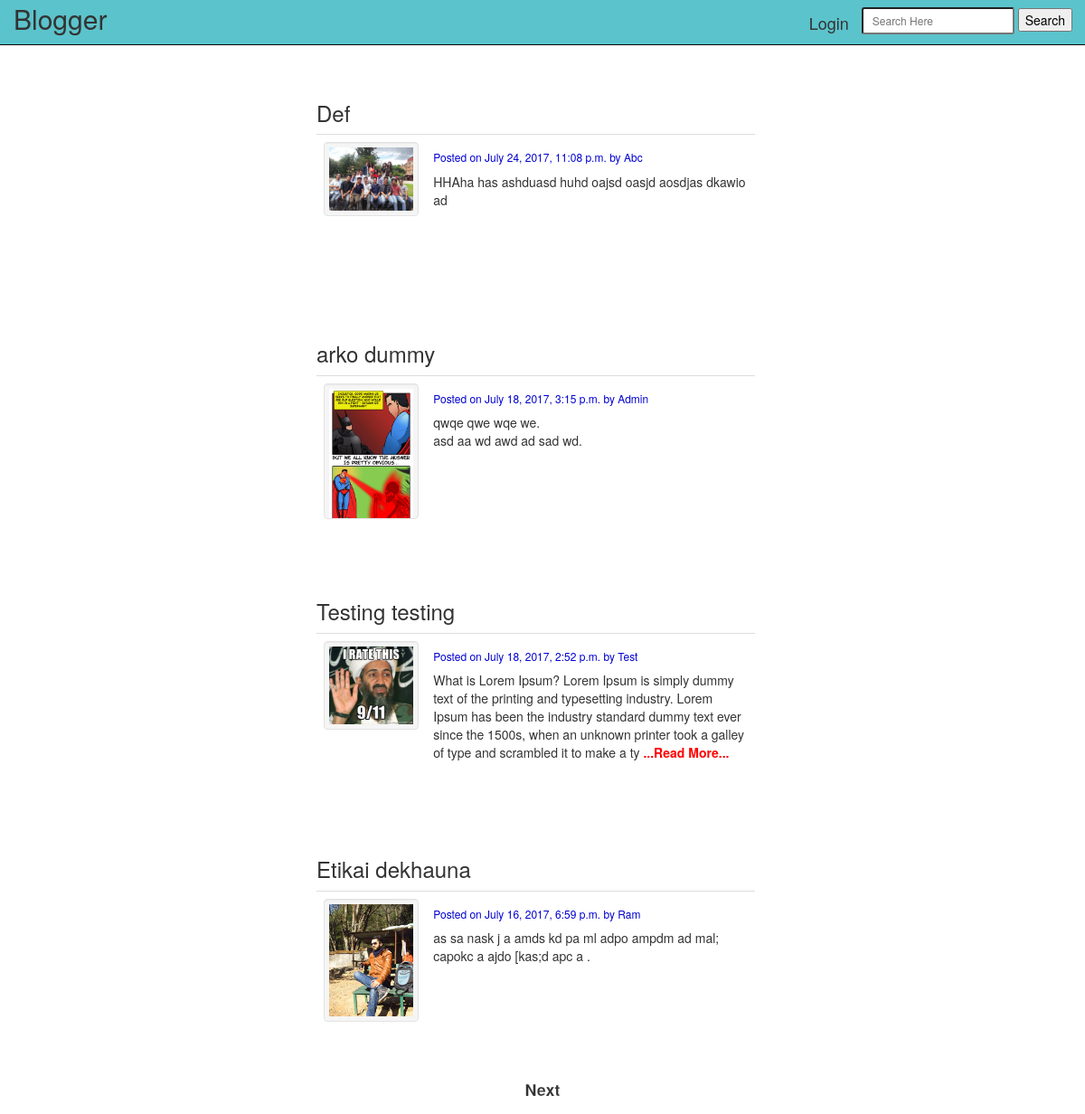
Before: / with the older database file.
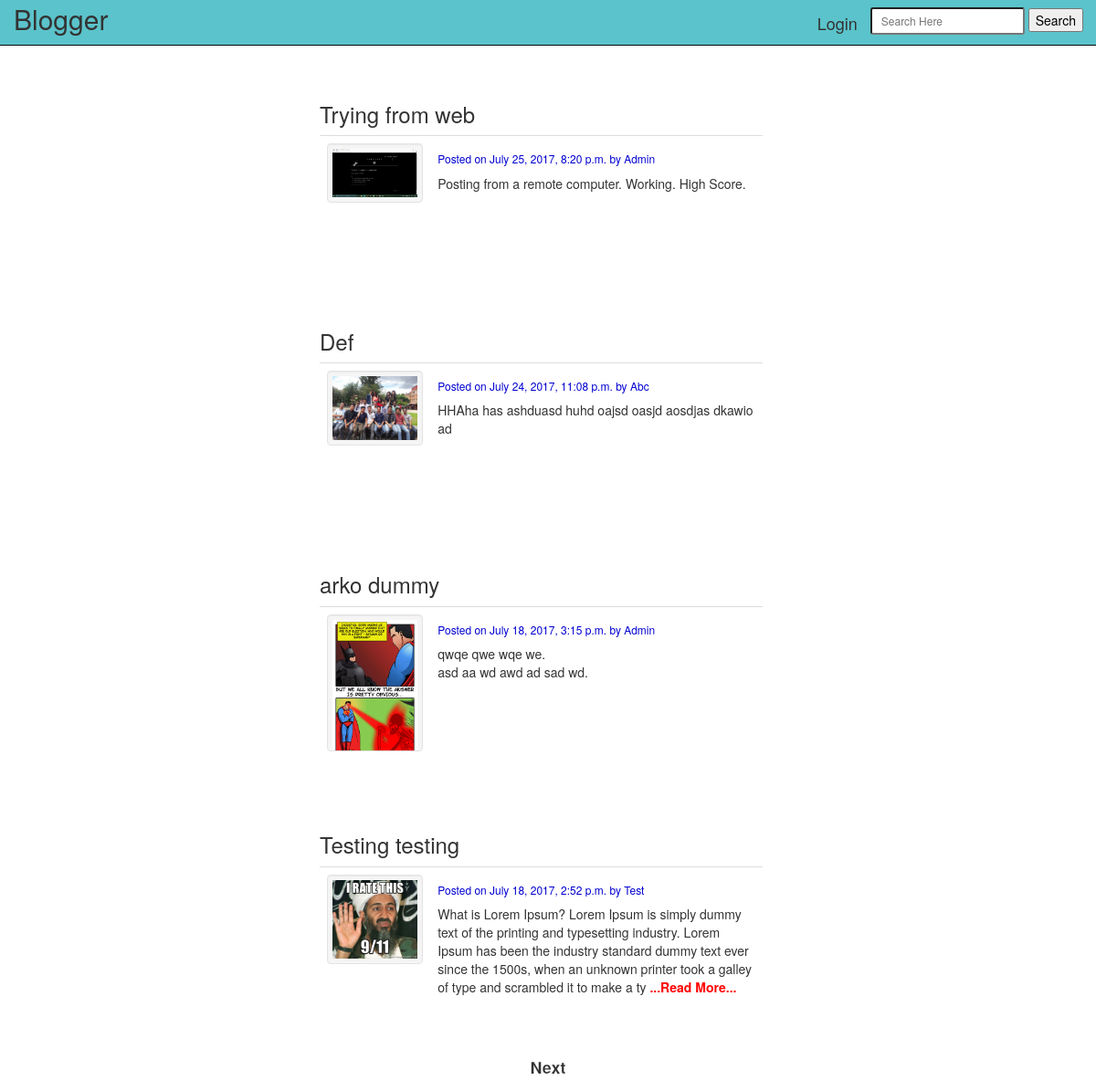
After: the same page with the newer database file.
### blog/models.py (models this page shows, shortened)
class post(models.Model):
	author = models.CharField(max_length=50)
	title = models.CharField(max_length=100)
	image= models.ImageField(null= True, blank= True, upload_to='images/', height_field=None, width_field=None)
	bodytext = models.TextField()
	timestamp = models.DateTimeField('date published')
	def get_absolute_url(self):
		return "/%s" %(self.id)

### blog/views.py (the view)
# urls.py: 2. Add a URL to urlpatterns:  url(r'^$', views.home, name='home')
def home(request):
    posts = post.objects.all().order_by('-timestamp')[:4]
    context = {
    'posts' : posts,
    'next': 2,
    'previous':0
    }
    return render(request,'index.html',context)

### blog/templates/index.html (shortened to what this page needs)
<!DOCTYPE html>
<html>
<head>
  <link rel="stylesheet" href="https://maxcdn.bootstrapcdn.com/bootstrap/3.3.5/css/bootstrap.min.css" type="text/css">
  <link rel="stylesheet" href="https://maxcdn.bootstrapcdn.com/font-awesome/4.4.0/css/font-awesome.min.css">
</head>
<body>
  <div class="nav-wrapper b">
    <nav class="nav navbar navbar-inverse navbar-fixed-top" style="background-color:rgba(50, 180, 190, 0.8);">
      <div class="container-fluid">
        <a href="/" style="font-size:30px;display:inline-block">Blogger</a>
        <ul class="nav navbar-nav navbar-right">
          <li style="display:inline-block; padding-right:1em; padding-top:2%; ">
            <h4> <a href='/admin'>Login</a><h4></li>
        <li style="padding-top:2.5%;">
          <form method="post" action="/search/" >{% csrf_token %}
            <input  id="find-sel" class="input-sm" type="text" name="keyword" placeholder="Search Here">
            <button type="submit" style="color:#000;display:inline-block; margin-right:1em">Search</button>
          </form>
        </li>
      </ul>
  </div>
</nav>
</div>
  <div class="container col-lg-6 " style="padding-top:4em " >
    {% for post in posts %}
      <div class="single" style="max-height:270px;overflow:hidden ">
        <a href="{{ post.get_absolute_url }}" <object><h3>{{post.title}}</h3></object>
        <table class="table">
          <tr>
        {% if post.image %}
        <td style="width:25%;"><div class="well" style="max-height:150px; overflow:hidden; padding:5px;"  >
          <img class="img-responsive" src="/media/{{post.image}}"></div>
        </td>
        {% endif %}
        <td>
          <p><h6 style="color:#0000d1">Posted on {{post.timestamp}} by {{post.author}}</h6></p>
          <p class='content'>{{post.bodytext|linebreaks|slice:":250"}} {% if post.bodytext|slice:":250" != post.bodytext %} <strong style="color:red">...Read More...</strong> {% endif%}</p>
      </td>
      </tr>
      </table>
    </a>
      </div>
    {% empty %}
    <center><h3>Nothing To Show</h3> <br> <a  href='/' ><button>Go Back</button> </a></center>
    <style media="screen">
      .next{ display: none}
    </style>
    {% endfor %}
    <center class="next"> <a href='/page/{{next}}' style="padding-bottom:2.5%;font-size:18px"><strong strong style="-webkit-text-stroke-color:white; -webkit-text-stroke-width:0.25px">Next</strong></a> </center>
      </div>
</body>
</html>

### blog/templates/index.html (style rules this page uses)
.single { border-radius: 5px; background-color: rgba(255, 255, 255, 0.5) ; padding: 1.5em 2.5em 2.5em 2.5em; margin: 15px 15px 15px 0px; }
a { color: inherit; }
body { background-image: url('/media/images/background.jpg'); background-position: center; background-size: cover; background-attachment: fixed; }
.content { text-align: justify; }

Changed rows visible on the page:
no longer on this page (row unchanged): post: title "Etikai dekhauna", image (picture), timestamp "July 16, 2017, 6:59 p.m.", author "Ram", bodytext "as sa nask j a amds kd pa ml adpo ampdm ad mal; capokc a ajdo [kas;d apc a ."
added post: title "Trying from web", image (picture), timestamp "July 25, 2017, 8:20 p.m.", author "Admin", bodytext "Posting from a remote computer. Working. High Score."
